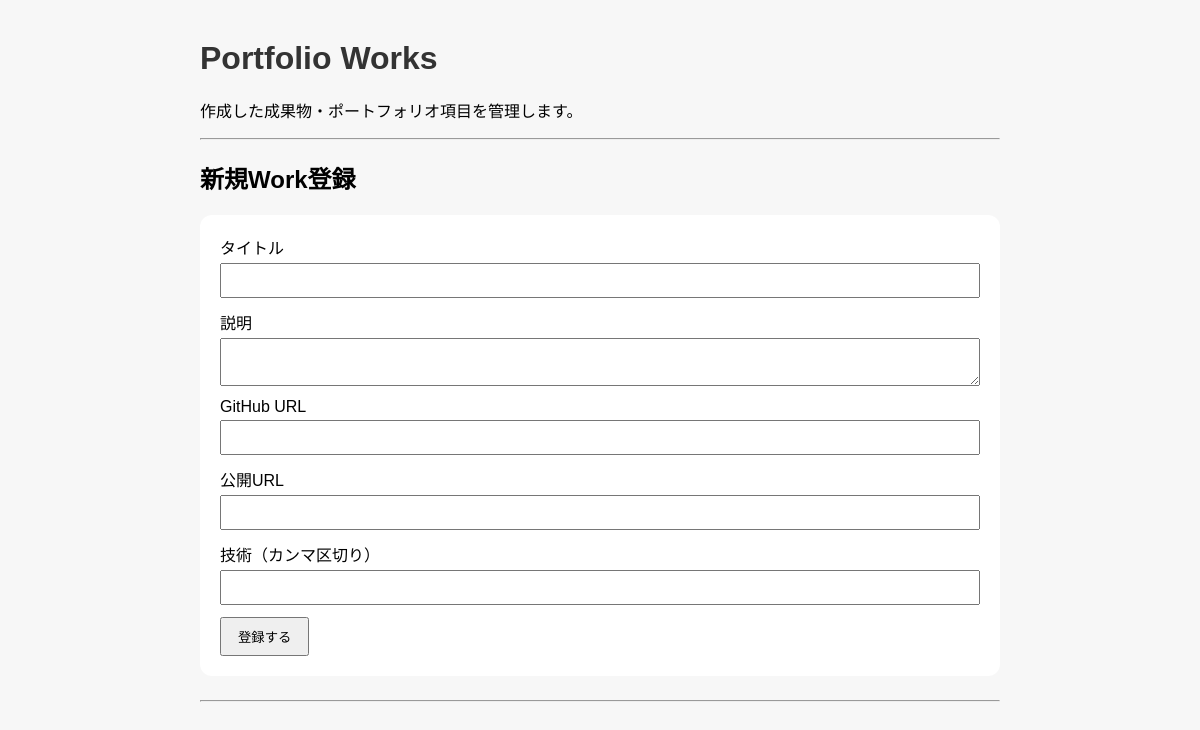
Page /works-page on the earlier database version.
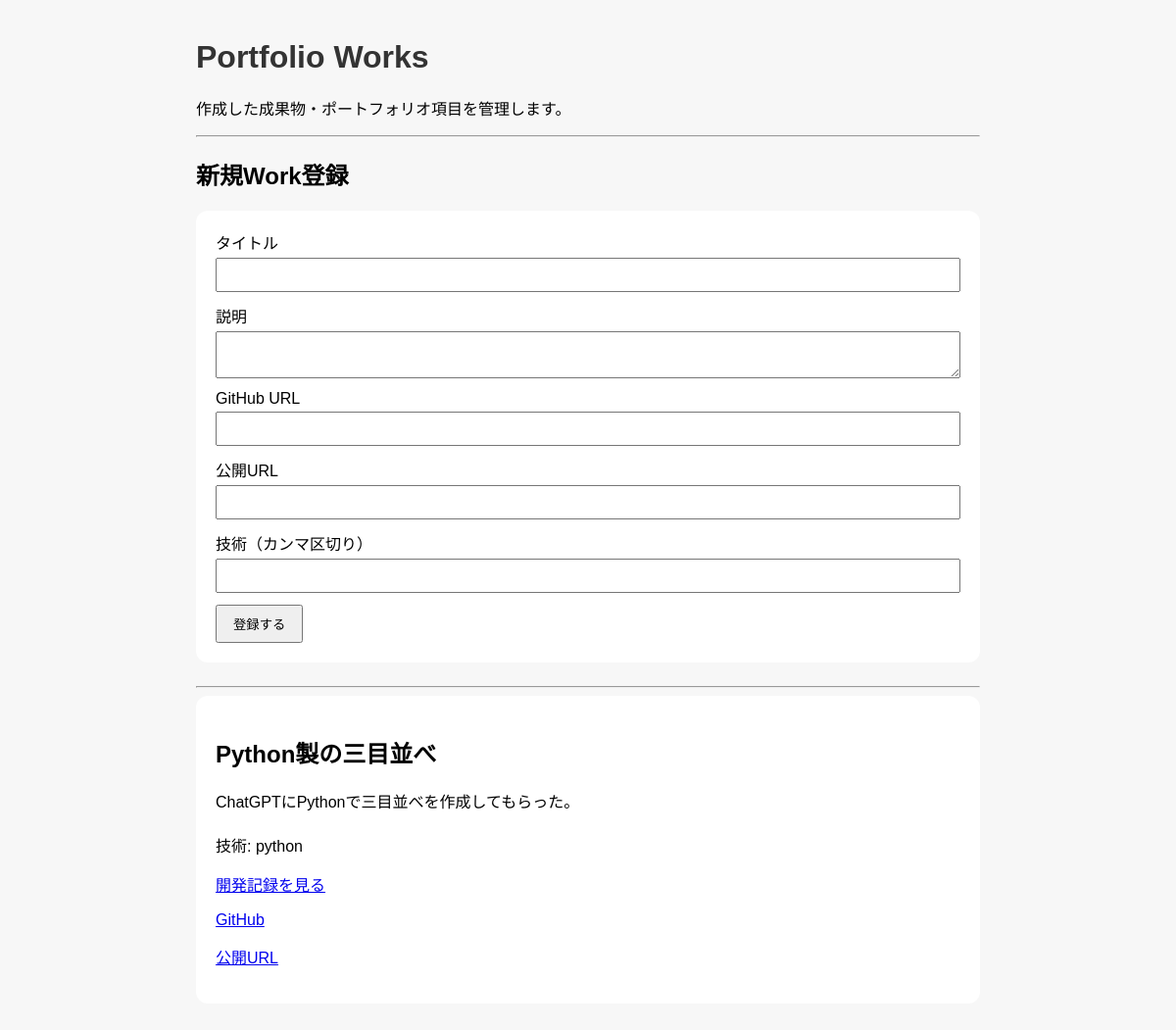
Same page on the later database version.
### app/models.py (models this page shows)
class Work(Base):
    __tablename__ = "works"
    id = Column(Integer, primary_key=True, index=True)
    title = Column(String, nullable=False)
    description = Column(Text, nullable=False)
    github_url = Column(String)
    app_url = Column(String)
    technologies = Column(String)
    posts = relationship(
        "Post",
        back_populates="work"
    )
    created_at = Column(DateTime, default=datetime.now)

### app/main.py (the view)
@app.get("/works-page")
def works_page(request: Request, db: Session = Depends(get_db)):
    works = db.query(models.Work).all()
    for work in works:
        work.description = markdown.markdown(work.description)
    return templates.TemplateResponse(
        request,
        "works.html",
        {"works": works}
    )

### app/templates/works.html
<link rel="stylesheet" href="/static/style.css">
<h1>Portfolio Works</h1>
<p>作成した成果物・ポートフォリオ項目を管理します。</p>
<hr>
<h2>新規Work登録</h2>
<form action="/works-page" method="post">
  <div>
    <label>タイトル</label><br>
    <input type="text" name="title">
  </div>
  <div>
    <label>説明</label><br>
    <textarea name="description"></textarea>
  </div>
  <div>
    <label>GitHub URL</label><br>
    <input type="text" name="github_url">
  </div>
  <div>
    <label>公開URL</label><br>
    <input type="text" name="app_url">
  </div>
  <div>
    <label>技術（カンマ区切り）</label><br>
    <input type="text" name="technologies">
  </div>
  <button type="submit">登録する</button>
</form>
<hr>
{% for work in works %}
  <div class="post-card">
    <h2>{{ work.title }}</h2>
    <div class="content">
      {{ work.description | safe }}
    </div>
    <p>技術: {{ work.technologies }}</p>
    <a href="/posts-page?work_id={{ work.id }}">
      開発記録を見る
    </a>
    {% if work.github_url %}
      <p><a href="{{ work.github_url }}" target="_blank">GitHub</a></p>
    {% endif %}
    {% if work.app_url %}
      <p><a href="{{ work.app_url }}" target="_blank">公開URL</a></p>
    {% endif %}
  </div>
{% endfor %}

### app/static/style.css (style rules this page uses)
h1 { color: #333; }
form { background: white; padding: 20px; border-radius: 12px; margin-bottom: 24px; }
input, textarea { width: 100%; padding: 8px; margin-top: 4px; margin-bottom: 12px; }
button { padding: 8px 16px; cursor: pointer; }
.post-card { background: white; padding: 20px; border-radius: 12px; margin-bottom: 16px; }
.content { line-height: 1.8; }
.content p { margin: 0 0 16px; }

Differences in the rows shown:
added Work: title "Python製の三目並べ", description "ChatGPTにPythonで三目並べを作成してもらった。", technologies "python"
